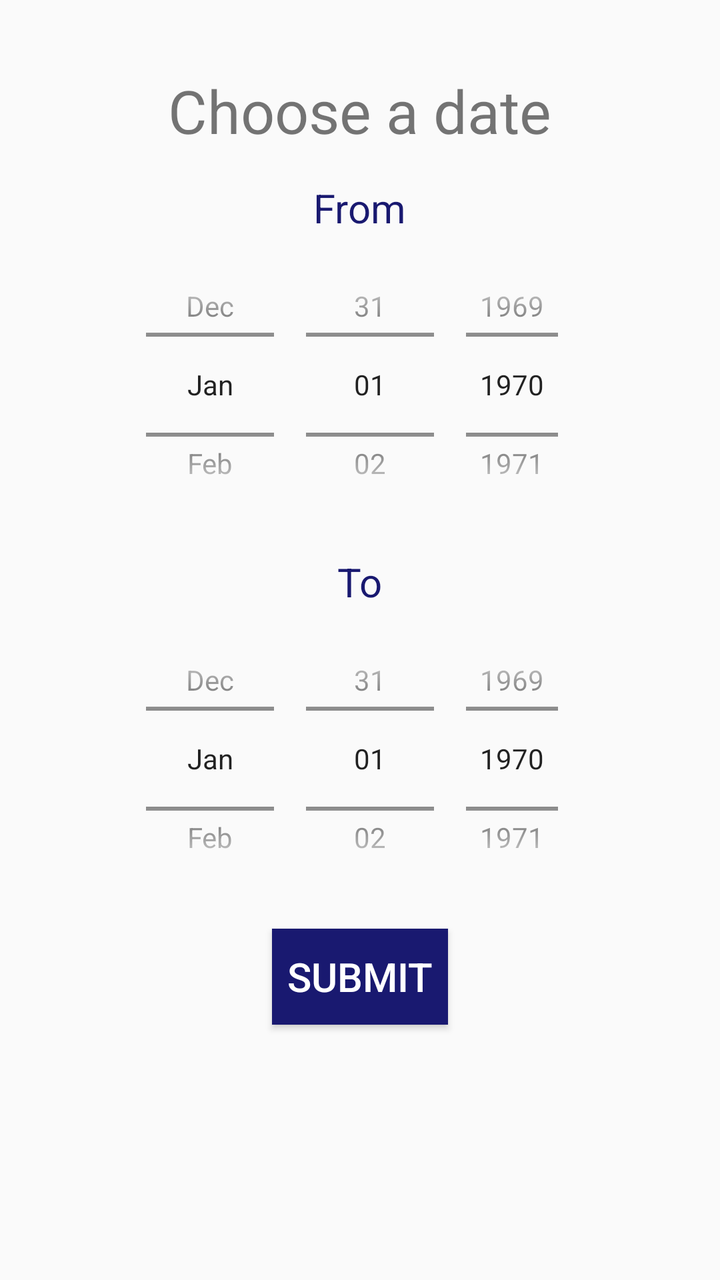
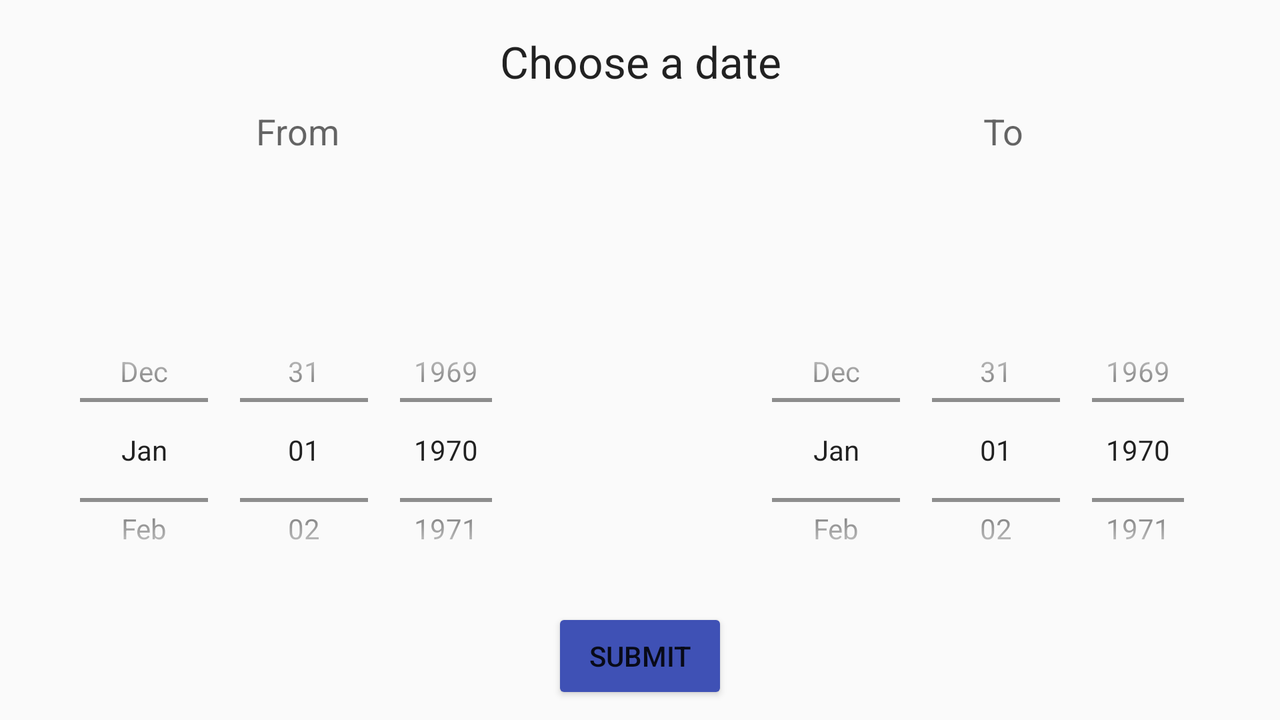

Two renders of one Android screen. The first uses the default layout on a phone; the second uses the alternative layout the repository ships for a different screen configuration, on a matching device. The two XML files are below.
<!-- AndroidManifest.xml: application theme AppTheme -->
<!-- res/layout/date_choice.xml -->
<?xml version="1.0" encoding="utf-8"?>
<LinearLayout xmlns:android="http://schemas.android.com/apk/res/android"
    xmlns:tools="http://schemas.android.com/tools"
    android:layout_width="fill_parent"
    android:layout_height="fill_parent"

    android:orientation="vertical">

    <TextView
        android:id="@+id/text"
        android:layout_width="wrap_content"
        android:layout_height="wrap_content"
        android:text="@string/dateChoice"
        android:textSize="30sp"
        android:layout_gravity="center_horizontal"
        android:gravity="center_horizontal"
        android:layout_marginTop="20dp"
        android:padding="15dp"
        tools:context=".MainActivity"> </TextView>

    <LinearLayout xmlns:android="http://schemas.android.com/apk/res/android"
        android:layout_width="fill_parent"
        android:layout_height="wrap_content"
        android:paddingBottom="10dp"
        android:layout_gravity="center_horizontal"
        android:orientation="vertical">

        <TextView
            android:layout_width="wrap_content"
            android:layout_height="wrap_content"
            android:textColor="#191970"
            android:layout_gravity="center_horizontal"
            android:textSize="20dp"
            android:text="@string/from" >
        </TextView>

        <DatePicker
            android:id="@+id/from"
            android:layout_width="230dp"
            android:layout_height="150dp"
            android:endYear="2100"
            android:startYear="1900"
            android:datePickerMode="spinner"
            android:layout_gravity="center_horizontal"
            android:calendarViewShown="false">
        </DatePicker>

    </LinearLayout>

    <LinearLayout xmlns:android="http://schemas.android.com/apk/res/android"
        android:layout_width="fill_parent"
        android:layout_height="wrap_content"
        android:paddingBottom="10dp"
        android:layout_gravity="center_horizontal"
        android:orientation="vertical">

        <TextView
            android:layout_width="wrap_content"
            android:layout_height="wrap_content"
            android:textColor="#191970"
            android:layout_gravity="center_horizontal"
            android:textSize="20dp"
            android:text="@string/to" >
        </TextView>

        <DatePicker
            android:id="@+id/to"
            android:layout_width="230dp"
            android:layout_height="150dp"
            android:endYear="2100"
            android:startYear="1900"
            android:datePickerMode="spinner"
            android:layout_gravity="center_horizontal"
            android:calendarViewShown="false">
        </DatePicker>

    </LinearLayout>

    <Button
        android:id="@+id/dateChoice"
        android:layout_width="wrap_content"
        android:layout_height="wrap_content"
        android:text="@string/submit"
        android:textSize="20sp"
        android:textColor="#ffffff"
        android:layout_gravity="center_horizontal"
        android:background="#191970"/>


</LinearLayout>
<!-- resources referenced by this layout -->
<resources>
  <string name="dateChoice"> Choose a date </string>
  <string name="from"> From </string>
  <string name="submit"> Submit </string>
  <string name="to"> To </string>
  <style name="AppTheme" parent="Theme.AppCompat.Light.DarkActionBar">
          
          <item name="colorPrimary">@color/colorBlue</item>
          <item name="colorPrimaryDark">@color/colorBlueDark</item>
          <item name="colorAccent">@color/colorBlue</item>
          <item name="colorButtonNormal">@color/colorBlue</item>
          <item name="preferenceTheme">
              @style/PreferenceThemeOverlay
          </item>
      </style>
  <color name="colorBlue">#3F51B5</color>
  <color name="colorBlueDark">#303F9F</color>
</resources>
<!-- res/layout-land/date_choice.xml (the repository's variant of the layout above) -->
<!-- drawn on the phone turned sideways -->
<?xml version="1.0" encoding="utf-8"?>
<android.support.constraint.ConstraintLayout xmlns:android="http://schemas.android.com/apk/res/android"
    xmlns:app="http://schemas.android.com/apk/res-auto"
    xmlns:tools="http://schemas.android.com/tools"
    android:layout_width="match_parent"
    android:layout_height="match_parent">


    <TextView
        android:id="@+id/text"
        android:layout_width="wrap_content"
        android:layout_height="wrap_content"
        android:layout_marginEnd="8dp"
        android:layout_marginStart="8dp"
        android:layout_marginTop="16dp"
        android:text="@string/strDate"
        android:textAppearance="@style/TextAppearance.AppCompat.Large"
        app:layout_constraintEnd_toEndOf="parent"
        app:layout_constraintHorizontal_bias="0.501"
        app:layout_constraintStart_toStartOf="parent"
        app:layout_constraintTop_toTopOf="parent" />


    <TextView
        android:id="@+id/txtFrom"
        android:layout_width="wrap_content"
        android:layout_height="wrap_content"
        android:layout_marginBottom="28dp"
        android:layout_marginStart="128dp"
        android:layout_marginTop="8dp"
        android:text="@string/strFrom"
        android:textAppearance="@style/TextAppearance.AppCompat.Medium"
        app:layout_constraintBottom_toTopOf="@+id/from"
        app:layout_constraintStart_toStartOf="parent"
        app:layout_constraintTop_toBottomOf="@+id/text"
        app:layout_constraintVertical_bias="0.0" />

    <DatePicker
        android:id="@+id/from"
        android:layout_width="230dp"
        android:layout_height="150dp"
        android:layout_gravity="center_horizontal"
        android:layout_marginBottom="60dp"
        android:layout_marginStart="32dp"
        android:calendarViewShown="false"
        android:datePickerMode="spinner"
        android:endYear="2100"
        android:startYear="1900"
        app:layout_constraintBottom_toBottomOf="parent"
        app:layout_constraintStart_toStartOf="parent"></DatePicker>

    <TextView
        android:id="@+id/txtTo"
        android:layout_width="wrap_content"
        android:layout_height="wrap_content"
        android:layout_marginBottom="32dp"
        android:layout_marginEnd="128dp"
        android:layout_marginTop="8dp"
        android:text="@string/strTo"
        android:textAppearance="@style/TextAppearance.AppCompat.Medium"
        app:layout_constraintBottom_toTopOf="@+id/to"
        app:layout_constraintEnd_toEndOf="parent"
        app:layout_constraintTop_toBottomOf="@+id/text"
        app:layout_constraintVertical_bias="0.0" />

    <DatePicker
        android:id="@+id/to"
        android:layout_width="230dp"
        android:layout_height="150dp"
        android:layout_gravity="center_horizontal"
        android:layout_marginBottom="60dp"
        android:layout_marginEnd="32dp"
        android:calendarViewShown="false"
        android:datePickerMode="spinner"
        android:endYear="2100"
        android:startYear="1900"
        app:layout_constraintBottom_toBottomOf="parent"
        app:layout_constraintEnd_toEndOf="parent"></DatePicker>

    <Button
        android:id="@+id/dateChoice"
        android:layout_width="wrap_content"
        android:layout_height="wrap_content"
        android:layout_marginBottom="8dp"
        android:layout_marginEnd="8dp"
        android:layout_marginStart="8dp"
        android:text="@string/strBtnDate"
        app:layout_constraintBottom_toBottomOf="parent"
        app:layout_constraintEnd_toEndOf="parent"
        app:layout_constraintStart_toStartOf="parent" />
</android.support.constraint.ConstraintLayout>
<!-- resources referenced by the variant -->
<!-- as the phone turned sideways resolves them -->
<resources>
  <string name="strBtnDate">SUBMIT</string>
  <string name="strDate">Choose a date</string>
  <string name="strFrom">From</string>
  <string name="strTo">To</string>
  <style name="AppTheme" parent="Theme.AppCompat.Light.DarkActionBar">
          
          <item name="colorPrimary">@color/colorBlue</item>
          <item name="colorPrimaryDark">@color/colorBlueDark</item>
          <item name="colorAccent">@color/colorBlue</item>
          <item name="colorButtonNormal">@color/colorBlue</item>
          <item name="preferenceTheme">
              @style/PreferenceThemeOverlay
          </item>
      </style>
  <color name="colorBlue">#3F51B5</color>
  <color name="colorBlueDark">#303F9F</color>
</resources>
